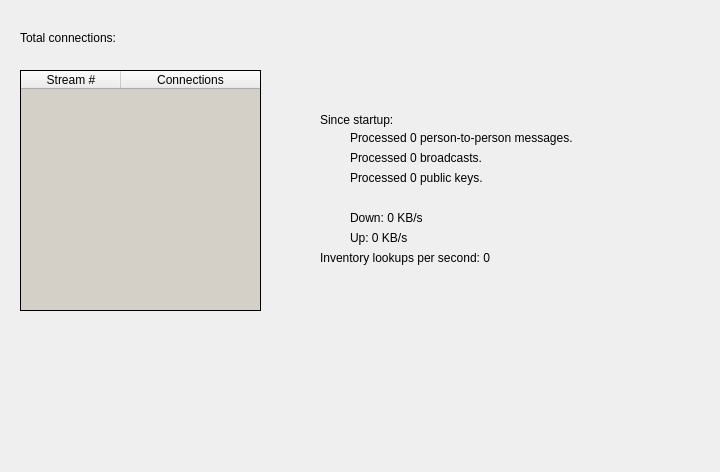
      <widget class="QWidget" name="networkstatus">
       <attribute name="icon">
        <iconset resource="bitmessage_icons.qrc">
         <normaloff>:/newPrefix/images/networkstatus.png</normaloff>:/newPrefix/images/networkstatus.png</iconset>
       </attribute>
       <attribute name="title">
        <string>Network Status</string>
       </attribute>
       <widget class="QPushButton" name="pushButtonStatusIcon">
        <property name="geometry">
         <rect>
          <x>680</x>
          <y>440</y>
          <width>21</width>
          <height>23</height>
         </rect>
        </property>
        <property name="text">
         <string/>
        </property>
        <property name="icon">
         <iconset resource="bitmessage_icons.qrc">
          <normaloff>:/newPrefix/images/redicon.png</normaloff>:/newPrefix/images/redicon.png</iconset>
        </property>
        <property name="flat">
         <bool>true</bool>
        </property>
       </widget>
       <widget class="QTableWidget" name="tableWidgetConnectionCount">
        <property name="geometry">
         <rect>
          <x>20</x>
          <y>70</y>
          <width>241</width>
          <height>241</height>
         </rect>
        </property>
        <property name="palette">
         <palette>
          <active>
           <colorrole role="Base">
            <brush brushstyle="SolidPattern">
             <color alpha="255">
              <red>212</red>
              <green>208</green>
              <blue>200</blue>
             </color>
            </brush>
           </colorrole>
          </active>
          <inactive>
           <colorrole role="Base">
            <brush brushstyle="SolidPattern">
             <color alpha="255">
              <red>212</red>
              <green>208</green>
              <blue>200</blue>
             </color>
            </brush>
           </colorrole>
          </inactive>
          <disabled>
           <colorrole role="Base">
            <brush brushstyle="SolidPattern">
             <color alpha="255">
              <red>212</red>
              <green>208</green>
              <blue>200</blue>
             </color>
            </brush>
           </colorrole>
          </disabled>
         </palette>
        </property>
        <property name="frameShape">
         <enum>QFrame::Box</enum>
        </property>
        <property name="frameShadow">
         <enum>QFrame::Plain</enum>
        </property>
        <property name="showDropIndicator" stdset="0">
         <bool>false</bool>
        </property>
        <property name="alternatingRowColors">
         <bool>true</bool>
        </property>
        <property name="selectionMode">
         <enum>QAbstractItemView::NoSelection</enum>
        </property>
        <attribute name="horizontalHeaderCascadingSectionResizes">
         <bool>true</bool>
        </attribute>
        <attribute name="horizontalHeaderHighlightSections">
         <bool>false</bool>
        </attribute>
        <attribute name="horizontalHeaderStretchLastSection">
         <bool>true</bool>
        </attribute>
        <attribute name="verticalHeaderVisible">
         <bool>false</bool>
        </attribute>
        <column>
         <property name="text">
          <string>Stream #</string>
         </property>
        </column>
        <column>
         <property name="text">
          <string>Connections</string>
         </property>
        </column>
       </widget>
       <widget class="QLabel" name="labelTotalConnections">
        <property name="geometry">
         <rect>
          <x>20</x>
          <y>30</y>
          <width>401</width>
          <height>16</height>
         </rect>
        </property>
        <property name="text">
         <string>Total connections:</string>
        </property>
       </widget>
       <widget class="QLabel" name="labelStartupTime">
        <property name="geometry">
         <rect>
          <x>320</x>
          <y>110</y>
          <width>331</width>
          <height>20</height>
         </rect>
        </property>
        <property name="text">
         <string>Since startup:</string>
        </property>
       </widget>
       <widget class="QLabel" name="labelMessageCount">
        <property name="geometry">
         <rect>
          <x>350</x>
          <y>130</y>
          <width>361</width>
          <height>16</height>
         </rect>
        </property>
        <property name="text">
         <string>Processed 0 person-to-person messages.</string>
        </property>
       </widget>
       <widget class="QLabel" name="labelPubkeyCount">
        <property name="geometry">
         <rect>
          <x>350</x>
          <y>170</y>
          <width>331</width>
          <height>16</height>
         </rect>
        </property>
        <property name="text">
         <string>Processed 0 public keys.</string>
        </property>
       </widget>
       <widget class="QLabel" name="labelBroadcastCount">
        <property name="geometry">
         <rect>
          <x>350</x>
          <y>150</y>
          <width>351</width>
          <height>16</height>
         </rect>
        </property>
        <property name="text">
         <string>Processed 0 broadcasts.</string>
        </property>
       </widget>
       <widget class="QLabel" name="labelLookupsPerSecond">
        <property name="geometry">
         <rect>
          <x>320</x>
          <y>250</y>
          <width>291</width>
          <height>16</height>
         </rect>
        </property>
        <property name="text">
         <string>Inventory lookups per second: 0</string>
        </property>
       </widget>
       <widget class="QLabel" name="labelBytesRecvCount">
        <property name="geometry">
         <rect>
          <x>350</x>
          <y>210</y>
          <width>251</width>
          <height>16</height>
         </rect>
        </property>
        <property name="text">
         <string>Down: 0 KB/s</string>
        </property>
       </widget>
       <widget class="QLabel" name="labelBytesSentCount">
        <property name="geometry">
         <rect>
          <x>350</x>
          <y>230</y>
          <width>251</width>
          <height>16</height>
         </rect>
        </property>
        <property name="text">
         <string>Up: 0 KB/s</string>
        </property>
       </widget>
      </widget>
